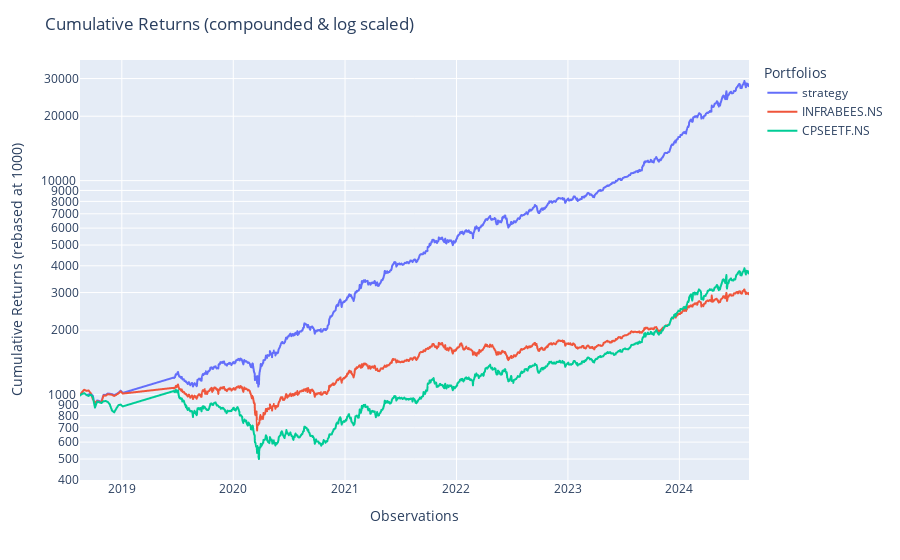

The cell this chart's notebook holds for it:
### Code cell
from skfolio.portfolio import BasePortfolio

strat = df2.apply(foo, axis=1)-1
portfolios = [BasePortfolio(returns=strat, observations=strat.index, name='strategy')]

for t in tickers:
    tmp = (d[t]['ret'] - 1)
    portfolios.append(BasePortfolio(returns=tmp, observations=tmp.index, name=t))

pop = Population(portfolios)
pop.set_portfolio_params(compounded=True)
pop.plot_cumulative_returns(log_scale=True)

### Figure 1 — Plotly figure (JSON) as saved in the notebook; plotly's stock layout.template omitted (floating-point values rounded to 4 significant figures; data arrays with more than 128 entries replaced by an {"elided": "..."} marker saying what was removed)
{"data": [{"hovertemplate": "variable=strategy<br>index=%{x}<br>value=%{y}<extra></extra>", "legendgroup": "strategy", "line": {"color": "#636efa", "dash": "solid"}, "marker": {"symbol": "circle"}, "mode": "lines", "name": "strategy", "showlegend": true, "type": "scattergl", "x": {"elided": "1276 str values"}, "xaxis": "x", "y": {"elided": "1276 float values"}, "yaxis": "y"}, {"hovertemplate": "variable=INFRABEES.NS<br>index=%{x}<br>value=%{y}<extra></extra>", "legendgroup": "INFRABEES.NS", "line": {"color": "#EF553B", "dash": "solid"}, "marker": {"symbol": "circle"}, "mode": "lines", "name": "INFRABEES.NS", "showlegend": true, "type": "scattergl", "x": {"elided": "1276 str values"}, "xaxis": "x", "y": {"elided": "1276 float values"}, "yaxis": "y"}, {"hovertemplate": "variable=CPSEETF.NS<br>index=%{x}<br>value=%{y}<extra></extra>", "legendgroup": "CPSEETF.NS", "line": {"color": "#00cc96", "dash": "solid"}, "marker": {"symbol": "circle"}, "mode": "lines", "name": "CPSEETF.NS", "showlegend": true, "type": "scattergl", "x": {"elided": "1276 str values"}, "xaxis": "x", "y": {"elided": "1276 float values"}, "yaxis": "y"}], "layout": {"legend": {"title": {"text": "Portfolios"}, "tracegroupgap": 0}, "margin": {"t": 60}, "title": {"text": "Cumulative Returns (compounded & log scaled)"}, "xaxis": {"anchor": "y", "domain": [0, 1], "title": {"text": "Observations"}}, "yaxis": {"anchor": "x", "domain": [0, 1], "tickformat": ".0f", "title": {"text": "Cumulative Returns (rebased at 1000)"}, "type": "log"}}}
